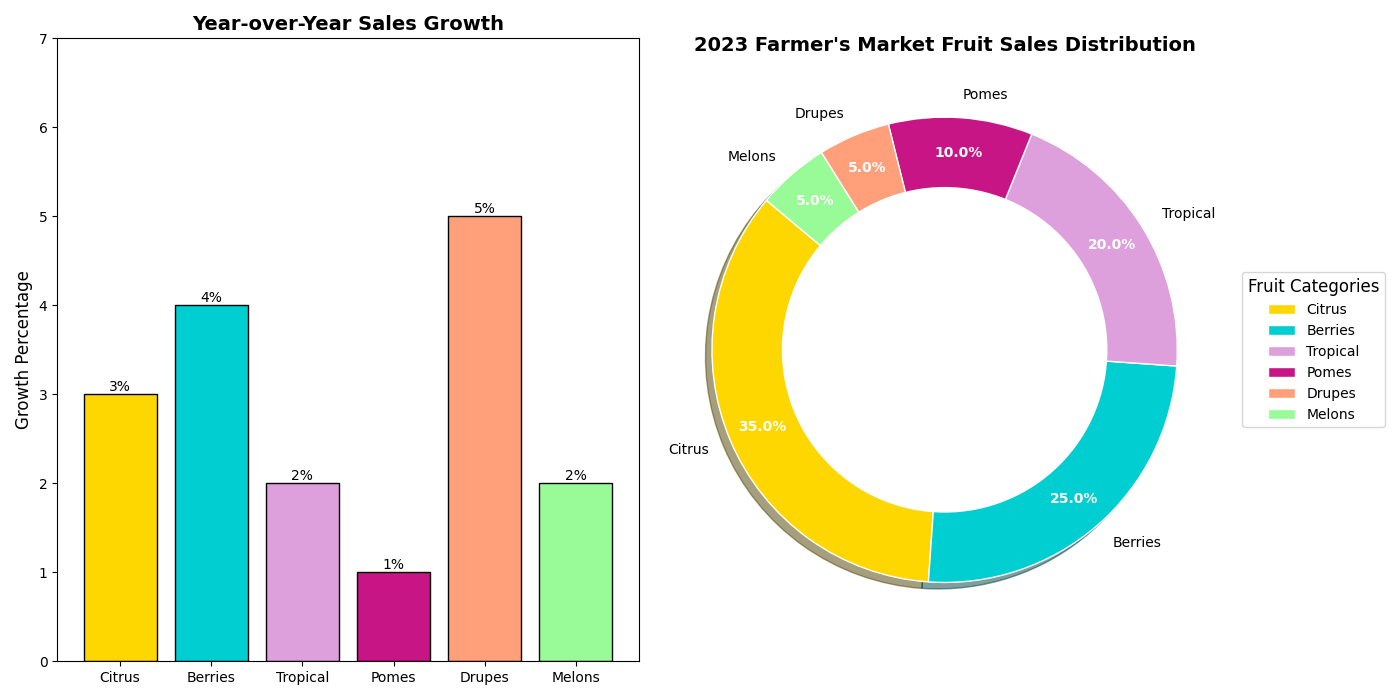

This chart was generated by the following Python code:
import matplotlib.pyplot as plt
import numpy as np

fruit_categories = ['Citrus', 'Berries', 'Tropical', 'Pomes', 'Drupes', 'Melons']
fruit_popularity = [35, 25, 20, 10, 5, 5]
sales_growth = [3, 4, 2, 1, 5, 2]

# Shuffled colors
colors = ['#FFD700', '#00CED1', '#DDA0DD', '#C71585', '#FFA07A', '#98FB98']

fig, (ax1, ax2) = plt.subplots(1, 2, figsize=(14, 7))

bars = ax1.bar(fruit_categories, sales_growth, color=colors, edgecolor='black')

for bar in bars:
    height = bar.get_height()
    ax1.text(bar.get_x() + bar.get_width() / 2, height, f'{height}%', ha='center', va='bottom', fontsize=10)

ax1.set_title("Year-over-Year Sales Growth", fontsize=14, fontweight='bold')
ax1.set_ylabel("Growth Percentage", fontsize=12)
ax1.set_ylim(0, max(sales_growth) + 2)

wedges, texts, autotexts = ax2.pie(fruit_popularity, labels=fruit_categories, autopct='%1.1f%%',
                                   startangle=140, colors=colors, pctdistance=0.85,
                                   wedgeprops=dict(edgecolor='white'), shadow=True)

for autotext in autotexts:
    autotext.set_color('white')
    autotext.set_fontsize(10)
    autotext.set_fontweight('bold')

for text in texts:
    text.set_fontsize(10)
    text.set_fontweight('normal')

ax2.set_title("2023 Farmer's Market Fruit Sales Distribution", fontsize=14, fontweight='bold')

ax2.legend(wedges, fruit_categories, title="Fruit Categories", loc='center left', bbox_to_anchor=(1, 0.5), 
           fontsize=10, title_fontsize=12)

centre_circle = plt.Circle((0, 0), 0.70, fc='white')
ax2.add_artist(centre_circle)

plt.tight_layout()
plt.show()
